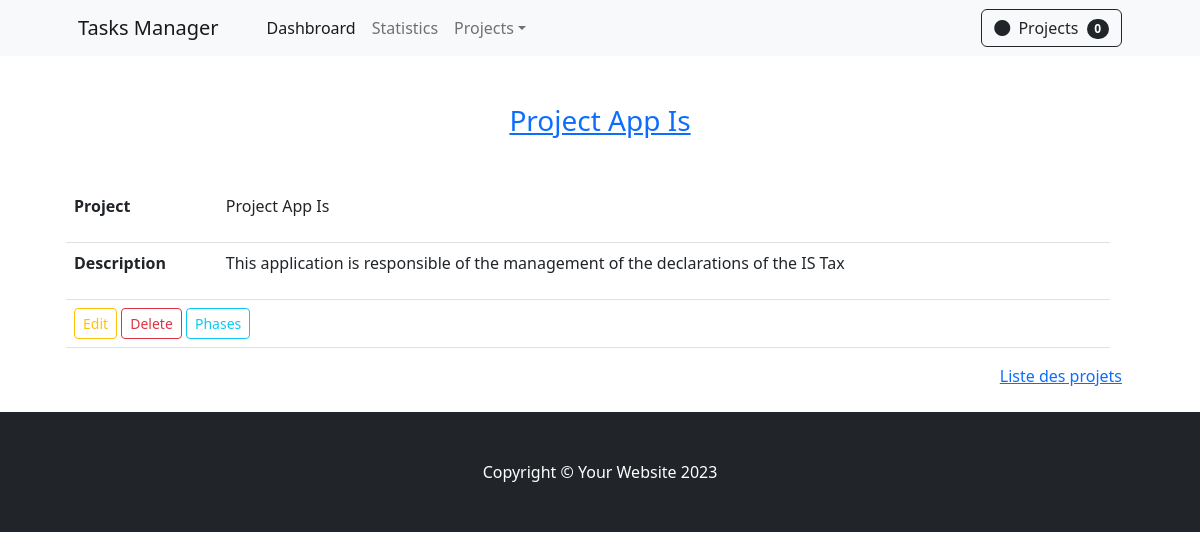
The app's page /projects/1/detail/ with its own data.
### apps/backend/models.py (models this page shows, shortened)
class Project(models.Model):
    title           = models.CharField(max_length=150)
    description     = models.TextField(blank=False)
    phases_nbr      = models.IntegerField(default=0)
    created_at      = models.DateTimeField(default=datetime.now)
    updated_at      = models.DateTimeField(default=datetime.now)
    ongoing         = models.BooleanField(default=False)
    started_at      = models.DateTimeField(default=datetime.now)
    finished        = models.BooleanField(default=False)
    finished_at     = models.DateTimeField(default=datetime.now)

### apps/backend/views/projects.py (the view)
# urls.py: path('projects/<int:pk>/detail/', view=ProjectDetailView.as_view(), name='project-detail'),
class ProjectDetailView(DetailView):
    model           =   Project
    template_name   =   'projects/project_detail.html'

### apps/backend/templates/projects/project_detail.html (shortened to what this page needs)
{% extends '_base.html' %}
{% load static %}
{% block content %}
<section class="py-5">
    <div class="text-center">
        <h3 class="text-primary text-decoration-underline"> {{object.title|title}}</h3>
    </div>
    <div class="container px-4 px-lg-5 mt-5">
        <div class="row col-12">
            <table class="table flex-fill">
                <tr>
                    <td> <p class="fw-bolder">Project</p> </td>
                    <td> {{object.title|title}} </td>
                </tr>
                <tr>
                    <td> <p class="fw-bolder" >Description</p> </td>
                    <td> {{object.description}} </td>
                </tr>
                <tr>
                    <td colspan="2">
                        <a href="{% url 'project-update' object.id %}" class="btn btn-outline-warning mt-auto btn-sm" >Edit</a>
                        <a href="{% url 'project-delete' object.id %}" class="btn btn-outline-danger mt-auto btn-sm" >Delete</a>
                        <a href="{% url 'phase-list' object.id %}" class="btn btn-outline-info mt-auto btn-sm" >Phases</a>
                    </td>
            </table>
        </div>
    <a href="{% url 'project-list' %}" class="float-end">Liste des projets </a>
    </div>
</section>
{% endblock %}

### records on screen
Project: title "Project App Is", description "This application is responsible of the management of the declarations of the IS Tax"

### other values on screen
{{ object_list|length }} "0"
